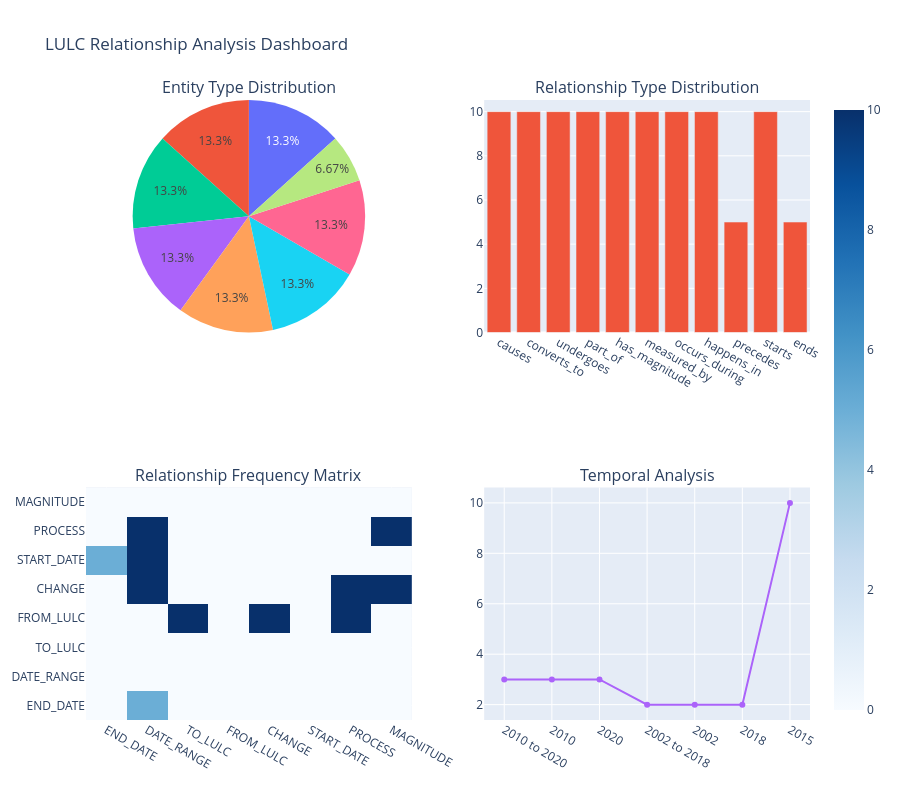

Notebook source saved alongside this figure:
### Code cell
# Cell 4: Create Relationship Statistics Dashboard
def create_relationship_dashboard(entities, relationships):
    """
    Create comprehensive relationship analysis dashboard.
    """
    if not entities or not relationships:
        print("⚠️ No data for dashboard")
        return None
    
    # Create subplots
    fig = make_subplots(
        rows=2, cols=2,
        subplot_titles=('Entity Type Distribution', 'Relationship Type Distribution',
                       'Relationship Frequency Matrix', 'Temporal Analysis'),
        specs=[[{"type": "pie"}, {"type": "bar"}],
               [{"type": "heatmap"}, {"type": "scatter"}]]
    )
    
    # 1. Entity type distribution
    entity_counts = Counter([e['type'] for e in entities])
    fig.add_trace(go.Pie(labels=list(entity_counts.keys()), 
                        values=list(entity_counts.values()),
                        name="Entities"), row=1, col=1)
    
    # 2. Relationship type distribution
    rel_counts = Counter([r['relationship'] for r in relationships])
    fig.add_trace(go.Bar(x=list(rel_counts.keys()), 
                        y=list(rel_counts.values()),
                        name="Relationships"), row=1, col=2)
    
    # 3. Relationship matrix
    from_types = [r['from_type'] for r in relationships]
    to_types = [r['to_type'] for r in relationships]
    
    # Create matrix
    all_types = list(set(from_types + to_types))
    matrix = []
    for from_type in all_types:
        row = []
        for to_type in all_types:
            count = sum(1 for r in relationships 
                       if r['from_type'] == from_type and r['to_type'] == to_type)
            row.append(count)
        matrix.append(row)
    
    fig.add_trace(go.Heatmap(z=matrix,
                            x=all_types,
                            y=all_types,
                            colorscale='Blues'), row=2, col=1)
    
    # 4. Temporal analysis (if date data available)
    date_entities = [e for e in entities if 'DATE' in e['type']]
    if date_entities:
        dates = [e['text'] for e in date_entities]
        date_counts = Counter(dates)
        fig.add_trace(go.Scatter(x=list(date_counts.keys()),
                                y=list(date_counts.values()),
                                mode='markers+lines',
                                name="Temporal"), row=2, col=2)
    
    # Update layout
    fig.update_layout(height=800, showlegend=False, title_text="LULC Relationship Analysis Dashboard")
    
    # Save and show
    fig.write_html("lulc_relationship_dashboard.html")
    fig.show()
    
    print(f"✅ Dashboard saved as: lulc_relationship_dashboard.html")
    return fig

# Create dashboard
if entities and relationships:
    dashboard_fig = create_relationship_dashboard(entities, relationships)

### Figure 1 — Plotly figure (JSON) as saved in the notebook; plotly's stock layout.template omitted (floating-point values rounded to 4 significant figures)
{"data": [{"domain": {"x": [0, 0.45], "y": [0.625, 1]}, "labels": ["FROM_LULC", "TO_LULC", "CHANGE", "PROCESS", "MAGNITUDE", "DATE_RANGE", "START_DATE", "END_DATE"], "name": "Entities", "type": "pie", "values": [10, 10, 10, 10, 10, 10, 10, 5]}, {"name": "Relationships", "type": "bar", "x": ["causes", "converts_to", "undergoes", "part_of", "has_magnitude", "measured_by", "occurs_during", "happens_in", "precedes", "starts", "ends"], "xaxis": "x", "y": [10, 10, 10, 10, 10, 10, 10, 10, 5, 10, 5], "yaxis": "y"}, {"colorscale": [[0, "rgb(247,251,255)"], [0.125, "rgb(222,235,247)"], [0.25, "rgb(198,219,239)"], [0.375, "rgb(158,202,225)"], [0.5, "rgb(107,174,214)"], [0.625, "rgb(66,146,198)"], [0.75, "rgb(33,113,181)"], [0.875, "rgb(8,81,156)"], [1, "rgb(8,48,107)"]], "type": "heatmap", "x": ["END_DATE", "DATE_RANGE", "TO_LULC", "FROM_LULC", "CHANGE", "START_DATE", "PROCESS", "MAGNITUDE"], "xaxis": "x2", "y": ["END_DATE", "DATE_RANGE", "TO_LULC", "FROM_LULC", "CHANGE", "START_DATE", "PROCESS", "MAGNITUDE"], "yaxis": "y2", "z": [[0, 5, 0, 0, 0, 0, 0, 0], [0, 0, 0, 0, 0, 0, 0, 0], [0, 0, 0, 0, 0, 0, 0, 0], [0, 0, 10, 0, 10, 0, 10, 0], [0, 10, 0, 0, 0, 0, 10, 10], [5, 10, 0, 0, 0, 0, 0, 0], [0, 10, 0, 0, 0, 0, 0, 10], [0, 0, 0, 0, 0, 0, 0, 0]]}, {"mode": "markers+lines", "name": "Temporal", "type": "scatter", "x": ["2010 to 2020", "2010", "2020", "2002 to 2018", "2002", "2018", "2015"], "xaxis": "x3", "y": [3, 3, 3, 2, 2, 2, 10], "yaxis": "y3"}], "layout": {"annotations": [{"font": {"size": 16}, "showarrow": false, "text": "Entity Type Distribution", "x": 0.225, "xanchor": "center", "xref": "paper", "y": 1, "yanchor": "bottom", "yref": "paper"}, {"font": {"size": 16}, "showarrow": false, "text": "Relationship Type Distribution", "x": 0.775, "xanchor": "center", "xref": "paper", "y": 1, "yanchor": "bottom", "yref": "paper"}, {"font": {"size": 16}, "showarrow": false, "text": "Relationship Frequency Matrix", "x": 0.225, "xanchor": "center", "xref": "paper", "y": 0.375, "yanchor": "bottom", "yref": "paper"}, {"font": {"size": 16}, "showarrow": false, "text": "Temporal Analysis", "x": 0.775, "xanchor": "center", "xref": "paper", "y": 0.375, "yanchor": "bottom", "yref": "paper"}], "height": 800, "showlegend": false, "title": {"text": "LULC Relationship Analysis Dashboard"}, "xaxis": {"anchor": "y", "domain": [0.55, 1]}, "xaxis2": {"anchor": "y2", "domain": [0, 0.45]}, "xaxis3": {"anchor": "y3", "domain": [0.55, 1]}, "yaxis": {"anchor": "x", "domain": [0.625, 1]}, "yaxis2": {"anchor": "x2", "domain": [0, 0.375]}, "yaxis3": {"anchor": "x3", "domain": [0, 0.375]}}}
